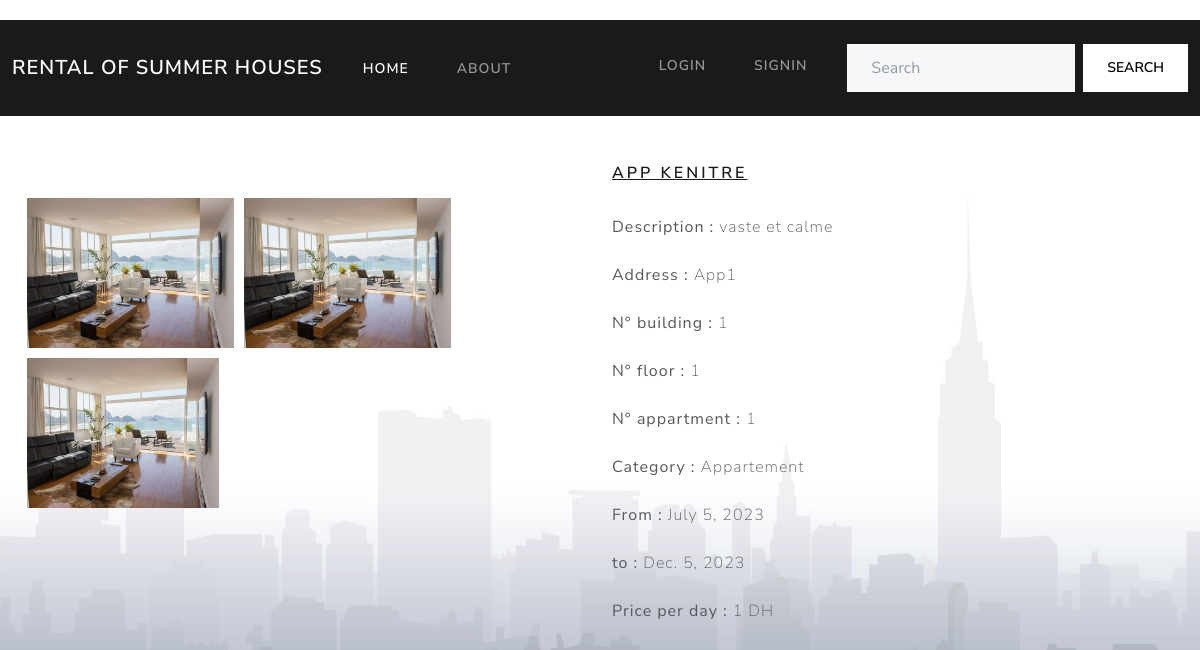
The page /details1/5/ on the database its author committed.
### Consulte_poste/models.py (models this page shows, shortened)
class Maison(models.Model):
    user=models.ForeignKey(settings.AUTH_USER_MODEL, on_delete=models.CASCADE)
    Title = models.CharField(max_length=20)
    Description = models.CharField(max_length=100)
    Address =models.CharField(max_length=40)
    Image1 = models.ImageField()
    Image2 = models.ImageField()
    Image3 = models.ImageField()
    Image4 = models.ImageField()
    PrixDay = models.PositiveIntegerField()
    StartDay =models.DateField()
    EndDay = models.DateField()
    class Meta :
        abstract = True

class Appartement(Maison):
    NumImmeble = models.PositiveIntegerField()
    NumEtage= models.PositiveIntegerField()
    NumAppartement=models.PositiveIntegerField()

### Consulte_poste/views.py (the view)
# urls.py: path('details1/<int:pk>/', AppDetailsViews.as_view() , name = 'App-details') ,
class AppDetailsViews(DetailView):
    template_name = 'DetailsApp.html'
    model = Appartement
    context_object_name = 'a'

### Consulte_poste/templates/DetailsApp.html (shortened to what this page needs)
{% load static %}
<!DOCTYPE html>
<html>
  <head>
    <link rel="stylesheet" href="{% static 'css/bootstrap.min.css' %}" />
  </head>
  <body>
    <nav class="navbar navbar-expand-lg navbar-dark bg-primary">
        <div class="container-fluid">
          <a class="navbar-brand" href="{% url 'Consulte_poste:homeIn' %}">rental of summer houses</a>
          <div class="collapse navbar-collapse" id="navbarColor01">
            <ul class="navbar-nav me-auto">
              <li class="nav-item">
                <a class="nav-link active" href="{% url 'Consulte_poste:homeIn' %}">Home
                </a>
              </li>
              <li class="nav-item">
                <a class="nav-link" href="#">About</a>
              </li>
            </ul>
            <form class="d-flex">
              {% if user.is_authenticated %}
              <ul class="navbar-nav me-auto">
                  <li class="nav-item dropdown">
                      <a class="nav-link dropdown-toggle" data-bs-toggle="dropdown" href="#" role="button" aria-haspopup="true" aria-expanded="false">{{user}} ACTIONS</a>
                      <div class="dropdown-menu">
                        <a class="dropdown-item" href="{% url 'Consulte_poste:Add-villa' %}">Add your villa</a>
                        <a class="dropdown-item" href="{% url 'Consulte_poste:Add-App' %}">Add your appartment</a>
                        <a class="dropdown-item" href="{% url 'Consulte_poste:Liste-Pvilla' %}">Show your villas</a>
                        <a class="dropdown-item" href="{% url 'Consulte_poste:Liste-PApp' %}">Show your appartment</a>
                        <a class="dropdown-item" href="{% url 'Consulte_poste:Liste-PersReserVil' %}">Show all villa reservations </a>
                        <a class="dropdown-item" href="{% url 'Consulte_poste:Liste-PersReserApp' %}">Show all apartment reservations </a>
                      </div>
                    </li>
                    {% if user.is_superuser %}
                    <li class="nav-item dropdown">
                      <a class="nav-link dropdown-toggle" data-bs-toggle="dropdown" href="#" role="button" aria-haspopup="true" aria-expanded="false">ADMIN ACTIONS</a>
                      <div class="dropdown-menu">
                        <a class="dropdown-item" href="{% url 'Consulte_poste:Liste-user' %}">Show all users</a>
                        <a class="dropdown-item" href="{% url 'Consulte_poste:Liste-villa' %}">Show all villas</a>
                        <a class="dropdown-item" href="{% url 'Consulte_poste:Liste-app' %}">Show all appartment</a>
                        <a class="dropdown-item" href="{% url 'Consulte_poste:Liste-ReserVilla' %}">Show all villa reservations</a>
                        <a class="dropdown-item" href="{% url 'Consulte_poste:Liste-Reserapp' %}">Show all apartment reservations</a>
                      </div>
                    </li>
                    {% endif %}
                  <li class="nav-item">
                    <a class="nav-link" href="{% url 'Logout' %}">LOGOUT</a>
                  </li>
               </ul>
              {% else %}
              <ul class="navbar-nav me-auto">
              <li class="nav-item">
                <a class="nav-link" href="{% url 'Login' %}">LOGIN</a>
              </li>
              <li class="nav-item">
                <a class="nav-link" href="{% url 'Registre' %}">SIGNIN</a>
              </li>
           </ul>
              {% endif %}
              <input class="form-control me-sm-2" type="search" placeholder="Search">
              <button class="btn btn-secondary my-2 my-sm-0" type="submit">Search</button>
            </form>
           </div>
        </div>
      </nav>
    <section>
              <div class="container bootdey">
                <br>
                <br>
                <div class="col-md-12">
                <section class="panel">
                      <div class="panel-body">
                        <div class="row">
                          <div class="col-md-6">
                              <div class="pro-img-details">
                              </div>
                              <div class="pro-img-list">
                                  <a href="#">
                                      <img src="{{ a.Image2.url }}" alt="" height="150" width="207">
                                  </a>
                                  <a href="#">
                                      <img src="{{ a.Image3.url }}" alt="" height="150" width="207">
                                  </a>
                                     <a href="#">
                                      <img src="{{ a.Image4.url }}" alt="" height="150" width="192">
                                  </a>
                              </div>
                          </div>
                          <br>
                          <br>
                          <div class="col-md-6">
                              <h4 class="pro-d-title">
                                  <a href="#" class="">
                                    {{ a.Title }}
                                  </a>
                              </h4>
                              <br>
                              <div class="m-bot15"> <strong>Description : </strong> <span class=""> {{ a.Description }}  </span></div>
                              <br>
                              <div class="m-bot15"> <strong>Address : </strong> <span class=""> {{ a.Address }}  </span></div>
                               <br>
                               <div class="m-bot15"> <strong>N° building : </strong> <span class=""> {{ a.NumImmeble }}  </span></div>
                               <br>
                               <div class="m-bot15"> <strong>N° floor : </strong> <span class=""> {{ a.NumEtage }}  </span></div>
                               <br>
                               <div class="m-bot15"> <strong>N° appartment : </strong> <span class=""> {{ a.NumAppartement }}  </span></div>
                               <br>
                               <div class="m-bot15"> <strong>Category : </strong> <span class=""> Appartement  </span></div>
<br>
<div class="m-bot15"> <strong>From : </strong> <span class=""> {{ a.StartDay }}  </span></div>
<br>
<div class="m-bot15"> <strong>to : </strong> <span class=""> {{ a.EndDay }}  </span></div>
<br>
                              <div class="m-bot15"> <strong>Price per day : </strong> <span class=""> {{ a.PrixDay }} DH  </span></div>
                              <br>
                              <br>
                            </div>
                      </div>
                  </section>
                  </div>
                  </div>
  </section>
  </body>
</html>

### rows shown on the page
Appartement: Image2 (picture), Image3 (picture), Image4 (picture), Title "APP KENITRE", Description "vaste et calme", Address "App1", NumImmeble "1", NumEtage "1", NumAppartement "1", StartDay "July 5, 2023", EndDay "Dec. 5, 2023", PrixDay "1"
